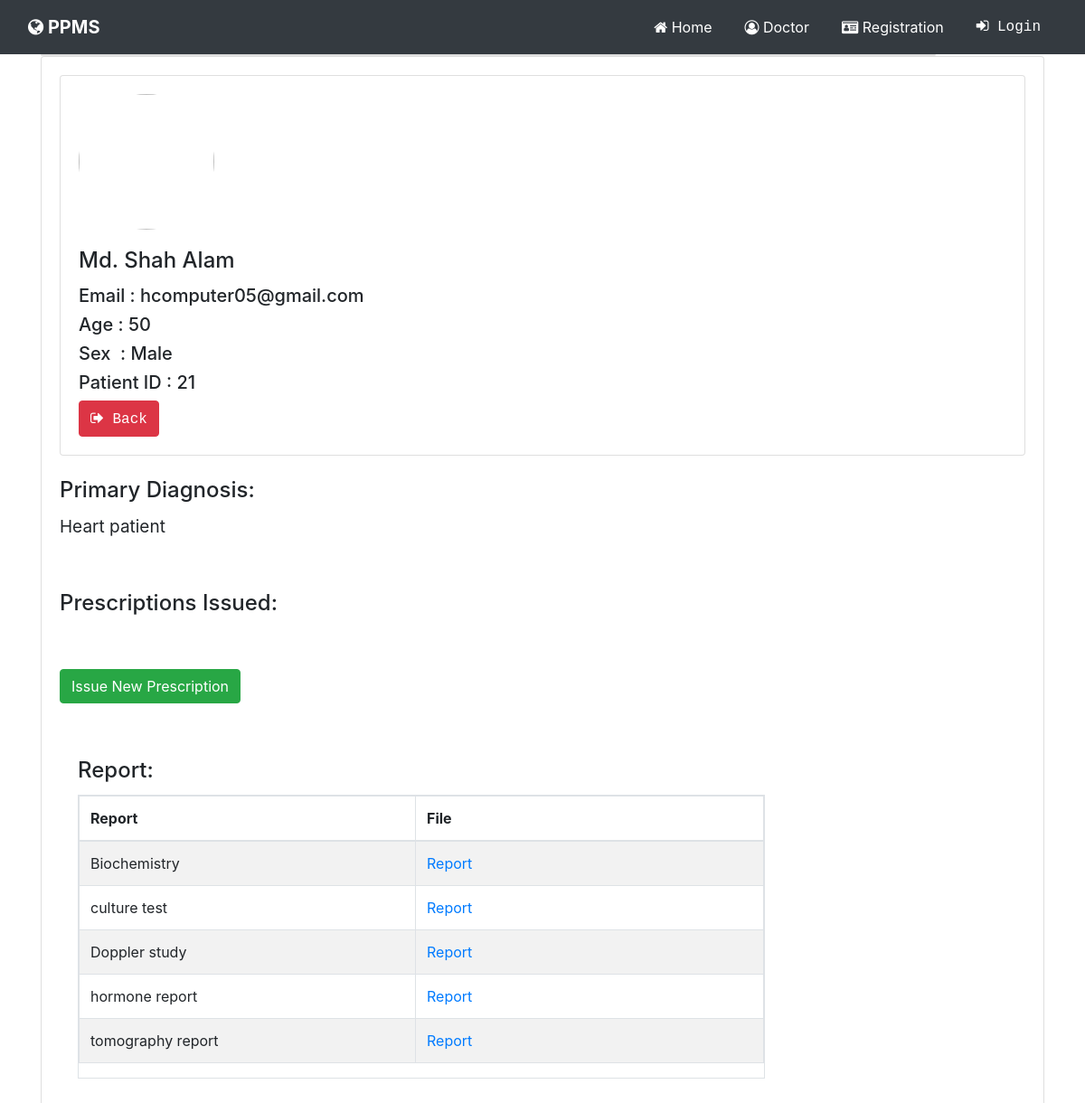
Screenshot of /profile.php?id=21 with the database file from the repository.
### tables this page shows
CREATE TABLE IF NOT EXISTS `patient` (
  `p_id` int(11) NOT NULL AUTO_INCREMENT,
  `email` varchar(255) NOT NULL,
  `password` varchar(255) DEFAULT NULL,
  `pic` varchar(250) NOT NULL,
  `name` varchar(255) DEFAULT NULL,
  `age` varchar(255) DEFAULT NULL,
  `sex` varchar(255) DEFAULT NULL,
  `primaryD` varchar(255) DEFAULT NULL,
  PRIMARY KEY (`p_id`)
);

CREATE TABLE IF NOT EXISTS `report` (
  `p_id` int(11) NOT NULL,
  `rname` varchar(255) NOT NULL,
  `file` varchar(255) NOT NULL
);

### profile.php (the view, shortened to what this page needs)
<?php
include "connect.php";
$user = $_GET["id"];
$result = mysqli_query($con,"SELECT `p_id`, `email`, `pic`, `name`, `age`, `sex`, `primaryD` FROM `patient` WHERE p_id = '$user'");
$retrive = mysqli_fetch_array($result);
$id = $retrive['p_id'];
$image = $retrive['pic'];
$name = $retrive['name'];
$email = $retrive['email'];
$age = $retrive['age'];
$sex = $retrive['sex'];
$pd = $retrive['primaryD'];
?>
<!DOCTYPE html>
<html>
<head>
    <link rel="stylesheet" href="https://cdnjs.cloudflare.com/ajax/libs/twitter-bootstrap/4.1.0/css/bootstrap.min.css">
    <link rel="stylesheet" href="https://cdnjs.cloudflare.com/ajax/libs/font-awesome/4.7.0/css/font-awesome.min.css">
    <link rel="stylesheet" href="https://cdnjs.cloudflare.com/ajax/libs/ionicons/2.0.1/css/ionicons.min.css">
    <link rel="stylesheet" href="https://cdn.datatables.net/1.10.15/css/dataTables.bootstrap.min.css">
    <link rel="stylesheet" href="assets/css/styles.min.css">
</head>
<body>
    <div>
        <nav class="navbar navbar-light navbar-expand-md bg-dark navigation-clean-button">
            <div class="container-fluid"><a class="navbar-brand text-white" href="#"><i
                        class="fa fa-globe"></i>&nbsp;PPMS</a>
                <div class="collapse navbar-collapse" id="navcol-1">
                    <ul class="nav navbar-nav ml-auto">
                        <li class="nav-item" role="presentation"><a class="nav-link" href="index.html"
                                style="color:#ffffff;"><i class="fa fa-home"></i>&nbsp;Home</a></li>
                        <li class="nav-item" role="presentation"><a class="nav-link" href="doclist.php"
                                style="color:#ffffff;"><i class="fa fa-user-circle-o"></i>&nbsp;Doctor</a></li>
                        <li class="nav-item" role="presentation"><a class="nav-link" href="registartion.php"
                                style="color:#ffffff;"><i class="fa fa-drivers-license"></i>&nbsp;Registration</a></li>
                        <li class="nav-item" role="presentation"><a class="nav-link text-monospace" href="login.php"
                                style="color:#ffffff;"><i class="fa fa-sign-in"></i>&nbsp;Login</a></li>
                    </ul>
                </div>
            </div>
        </nav>
    </div>
    <div class="container">
        <div id="profile-info">
            <div class="card" style="width:990px;"></div>
            <div class="card">
                <div class="card-body">
                    <div class="card">
                        <div class="card-body"><img class="rounded-circle" src="<?php echo "img/$image";?>"
                                style="width:150px;height:150px;margin-left:0px;">
                            <h4 class="card-title" style="padding-top:20px;"><?php echo $name;?></h4>
                            <h5>Email : <?php echo $email;?></h5>
                            <h5>Age : <?php echo $age;?></h5>
                            <h5>Sex &nbsp;: <?php echo $sex;?></h5>
                            <h5>Patient ID : <?php echo $id;?></h5>
                            <button type="button" class="btn btn-danger"><a class="text-monospace" href="doctor.php"
                                    style="color:#ffffff;"><i class="fa fa-sign-out"></i>&nbsp;Back</a></button>
                        </div>
                    </div>
                    <br>
                    <h4 class="card-title">Primary Diagnosis:<br></h4>
                    <p style="font-size:19px;"><?php echo $pd;?><br></p>
                </div>
    <div class="card-body">
        <h4 class="card-title">Prescriptions Issued:<br></h4>
        <p>
        <a href="issue.php" style="font-size:20px;"><br></p>
        <button class="btn btn-success" type="button" data-toggle="modal" data-target="#exampleModalCenter">Issue New Prescription<br></button>
    </div>
    <div class="card-body">
            <?php
     $datas = mysqli_query($con, "SELECT * FROM `report` WHERE p_id = $id");
  ?>
            <div class="card-body">
                <h4 class="card-title">Report:<br></h4>
                <div class="table-responsive-sm table-bordered" style="width:760px;">
                    <table class="table table-striped table-bordered table-hover">
                        <thead>
                            <th>Report</th>
                            <th>File</th>
                        </thead>
                        <tbody>
                            <?php
          foreach($datas as $data)
          { ?>
                            <tr>
                                <td style="width:372px;"><?php echo $data['rname'];?></td>
                                <td><a href="files/<?php echo $data['file'];?>">Report</a></td>
                            </tr>
                            <?php
          };
         ?>
                        </tbody>
                    </table>
                </div>
            </div>
            </body>
            </html>

### rows the page displays
patient: name "Md. Shah Alam", email "hcomputer05@gmail.com", age "50", sex "Male", p_id "21", primaryD "Heart patient"
report: rname "Biochemistry"
report: rname "culture test"
report: rname "Doppler study"
report: rname "hormone report"
report: rname "tomography report"
